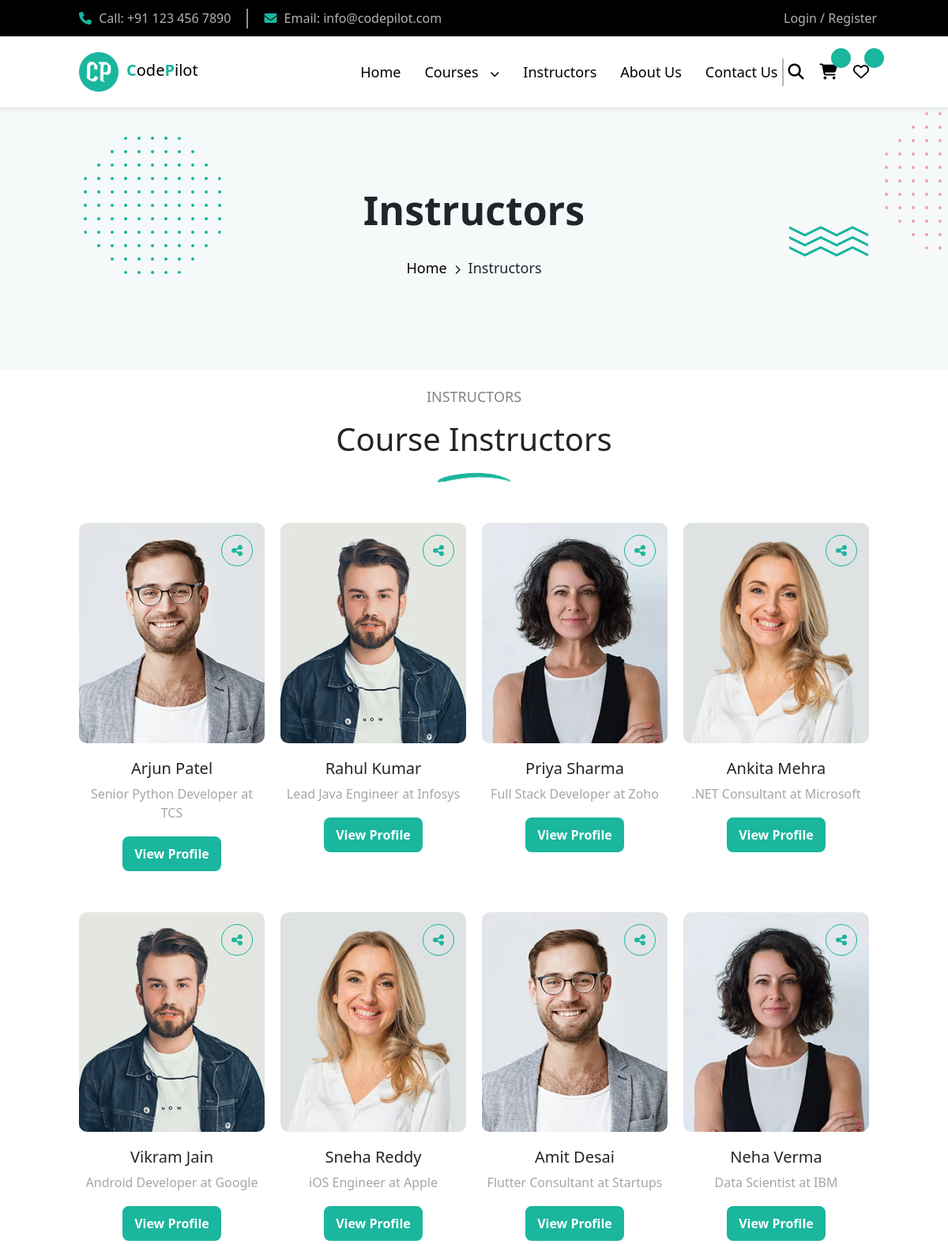
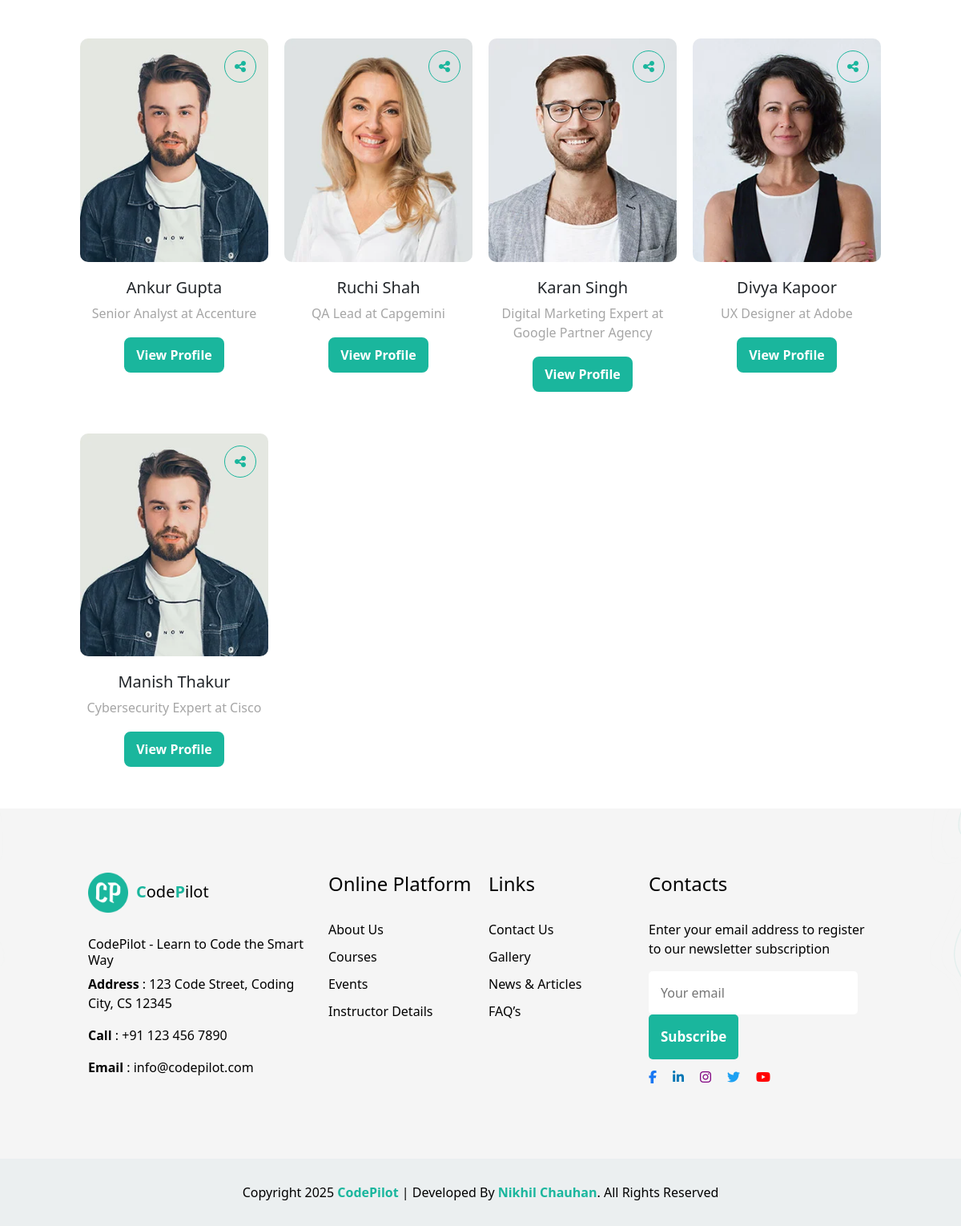
Page /instructors on the committed database (2 pictures, top to bottom).
### code_pilot_app/models.py (models this page shows, shortened)
class Instructor(models.Model):
    name = models.CharField(max_length=100)
    profession = models.CharField(max_length=200)
    about = models.TextField()
    email = models.EmailField(unique=True)
    phone_no = models.CharField(max_length=15)
    rating = models.FloatField()
    profile_image = models.ImageField(upload_to='instructors/', null=True, blank=True)

### code_pilot_app/views.py (the view)
# urls.py: path('instructors', views.instructors, name='instructors'),
def instructors(request):
    all_instructors = Instructor.objects.all()
    return render(request,'instructors.html',{"all_instructors":all_instructors})

### code_pilot_app/context_processors.py (called while the page is built)
def cart_total_processor(request):
    if request.user.is_authenticated:
        cart_items = Cart.objects.filter(user=request.user)
        total = sum(item.course.price for item in cart_items)
        return {'cart_total': total}
    return {'cart_total': 0}

def global_data(request):
    return {
        'courses': Course.objects.all()[:4],
        'instructors': Instructor.objects.all()[:4],
        'allcourses': Course.objects.all(),
    }

### templates/instructors.html (shortened to what this page needs)
{% extends "base.html" %}
{% block body %}
<section class="contact-sec1">
    <div class="contact-relative-div">
        <h1>Instructors</h1>
        <p><a href="{% url 'index' %}">Home</a> <i class="fa-solid fa-chevron-right"></i> Instructors</p>
        <div class="contact-absu1 follow-cursor"><img src="../static/image/hbg1.png" alt="img"></div>
        <div class="contact-absu2 follow-cursor"><img src="../static/image/hbg4.png" alt="img"></div>
        <div class="contact-absu3 follow-cursor"><img src="../static/image/hbg5.png" alt="img"></div>
    </div>
</section>
<section class="home-sec7" data-aos="fade-up" data-aos-duration="1000">
    <div class="text-box">
        <p>instructors</p>
        <h1>Course Instructors</h1>
        <img src="../static/image/span-img.png" alt="" class="design-span">
    </div>
    <div class="insturctor-main-div">
        {% for instructor in all_instructors %}
        <div class="instructor-child-div">
            <div class="inner-relative-div">
                <img src="{{ instructor.profile_image.url }}" alt="no image available">
                <div class="instructor-abs1">
                    <i class="fa-solid fa-share-nodes"></i>
                </div>
            </div>
            <h5>{{ instructor.name }}</h5>
            <p>{{ instructor.profession }}</p>
            <a href="{% url 'instructor_detail' instructor.id %}">
                <button>View Profile</button>
            </a>
        </div>
        {% empty %}
        <p>No instructors available.</p>
        {% endfor %}
    </div>
</section>
{% endblock %}

### static/css/style.css (style rules this page uses)
* { margin: 0; padding: 0; box-sizing: border-box; }
section { padding: 20px 100px; }
.text-box { text-align: center; }
.text-box p { color: rgba(0, 0, 0, 0.491); font-size: 18px; text-transform: uppercase; }
.design-span { width: 100px; margin-bottom: 20px; }
.follow-cursor { position: absolute; transition: transform 0.2s ease-out; will-change: transform; }
.insturctor-main-div { display: grid; grid-template-columns: repeat(4, 1fr); margin-top: 20px; text-align: center; width: 100% !important; gap: 20px; }
.inner-relative-div { position: relative; }
.instructor-child-div img { border-radius: 10px !important; width: 100%; }
.instructor-child-div h5 { margin-top: 20px; }
.instructor-child-div p { color: rgba(0, 0, 0, 0.353); font-weight: 500; }
.instructor-child-div button { background-color: #1ab69d; color: white; padding: 10px 15px; border: none; outline: none; border-radius: 10px; font-size: 16px; font-weight: 700; border: 2px solid white; margin-bottom: 30px; }
.instructor-abs1 { position: absolute; top: 15px; right: 15px; width: 40px; height: 40px; border: 1px solid #1ab69d; color: #1ab69d; border-radius: 50%; text-align: center; align-content: center; }
.contact-sec1 { padding: 100px; background-color: #f5f9fa; text-align: center; overflow: hidden; }
.contact-relative-div { position: relative; }
.contact-relative-div h1 { margin-bottom: 30px; font-size: 50px; font-weight: 700; }
.contact-relative-div p { font-size: 18px; font-weight: 500; }
.contact-relative-div a { color: black !important; text-decoration: none; }
.contact-relative-div i { margin: 0px 5px; font-size: 12px !important; }
.contact-absu1, .contact-absu2, .contact-absu3 { position: absolute; }
.contact-absu1 { bottom: 0px; }
.contact-absu2 { right: -200px; top: -100px; }
.contact-absu3 { right: 0px; top: 50px; }

### rows in the picture
Instructor: profile_image (picture), name "Arjun Patel", profession "Senior Python Developer at TCS"
Instructor: profile_image (picture), name "Rahul Kumar", profession "Lead Java Engineer at Infosys"
Instructor: profile_image (picture), name "Priya Sharma", profession "Full Stack Developer at Zoho"
Instructor: profile_image (picture), name "Ankita Mehra", profession ".NET Consultant at Microsoft"
Instructor: profile_image (picture), name "Vikram Jain", profession "Android Developer at Google"
Instructor: profile_image (picture), name "Sneha Reddy", profession "iOS Engineer at Apple"
Instructor: profile_image (picture), name "Amit Desai", profession "Flutter Consultant at Startups"
Instructor: profile_image (picture), name "Neha Verma", profession "Data Scientist at IBM"
Instructor: profile_image (picture), name "Ankur Gupta", profession "Senior Analyst at Accenture"
Instructor: profile_image (picture), name "Ruchi Shah", profession "QA Lead at Capgemini"
Instructor: profile_image (picture), name "Karan Singh", profession "Digital Marketing Expert at Google Partner Agency"
Instructor: profile_image (picture), name "Divya Kapoor", profession "UX Designer at Adobe"
Instructor: profile_image (picture), name "Manish Thakur", profession "Cybersecurity Expert at Cisco"
